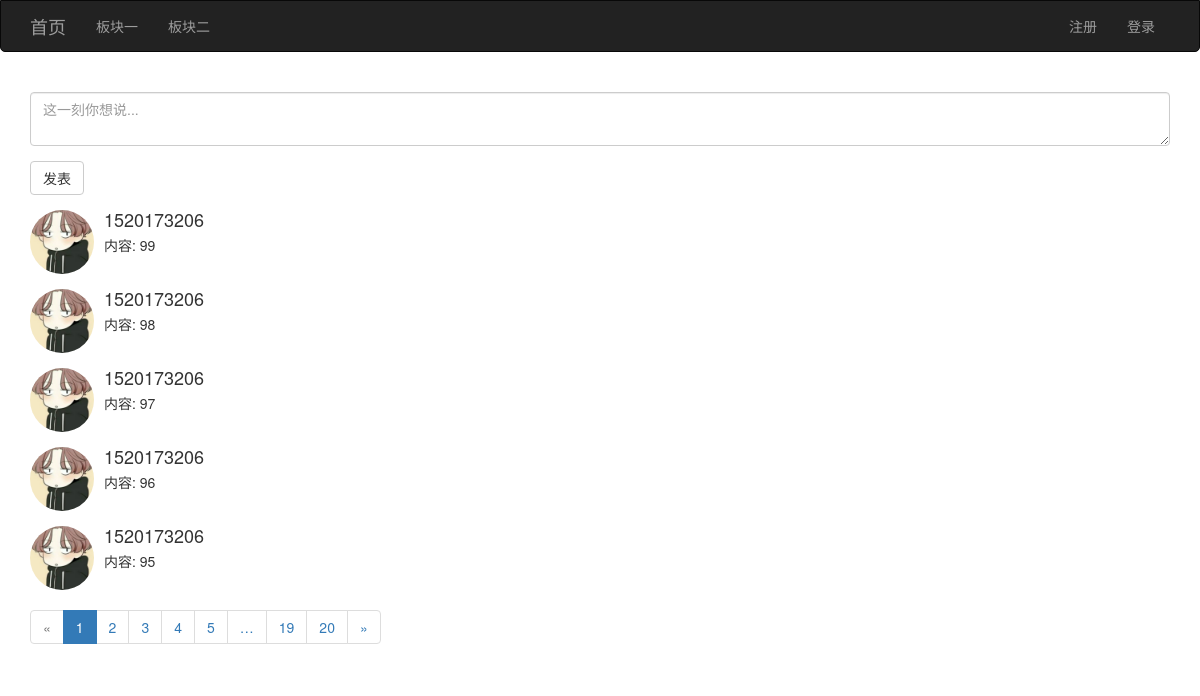
The page / on the database its author committed.
### app/models/posts.py (models this page shows)
class Posts(db.Model):
    __tablename__ = 'posts'
    id = db.Column(db.Integer, primary_key=True)
    rid = db.Column(db.Integer, index=True, default=0)
    content = db.Column(db.Text)
    timestamp = db.Column(db.DateTime, default=datetime.now)
    uid = db.Column(db.Integer, db.ForeignKey('users.id'))

### app/models/users.py (models this page shows, shortened)
class User(UserMixin, db.Model):
    __tablename__ = 'users'
    id = db.Column(db.Integer, primary_key=True)
    username = db.Column(db.String(64), unique=True)
    password_hash = db.Column(db.String(128))
    email = db.Column(db.String(128), unique=True)
    confirmed = db.Column(db.Boolean, default=False)
    icon = db.Column(db.String(64), default='default.jpg')
    posts = db.relationship('Posts', backref='user', lazy='dynamic')
    @property
    def password(self):
        raise AttributeError('密码不可读')

### app/views/main.py (the view, shortened to what this page needs)
@main.route('/', methods=['GET', 'POST'])
def index():
    form = PostsForm()
    page = request.args.get('page', 1, type=int)  # 用户想查看第几页
    pagination = Posts.query.filter_by(rid=0).order_by(Posts.timestamp.desc()).paginate(page, per_page=5, error_out=False)
    posts = pagination.items
    return render_template('main/index.html', form=form, posts=posts, pagination=pagination)

### app/forms/posts.py
class PostsForm(FlaskForm):
    content = TextAreaField('', render_kw={'placeholder': '这一刻你想说...'}, validators=[Length(10, 200, message="字数不符")])
    submit = SubmitField("发表")

### app/templates/main/index.html (shortened to what this page needs)
{% extends 'commons/base.html' %}
{% from 'commons/macro.html' import pagination_show %}
{% block page_content %}
    {{ wtf.quick_form(form) }}
    {% for post in posts %}
        <div class="media">
            <div class="media-left">
                <a href="#">
                    <img class="media-object" style="width: 64px; height: 64px; border-radius: 50%" src="{{ url_for('static', filename='images/' + post.user.icon) }}" alt="...">
                </a>
            </div>
            <div class="media-body">
                <h4 class="media-heading">{{ post.user.username }}</h4>
                {{ post.content }}
            </div>
        </div>
    {% endfor %}
    {{ pagination_show(pagination,'main.index') }}
{% endblock %}

### app/templates/commons/base.html (shortened to what this page needs)
{% extends 'bootstrap/base.html' %}
{% import 'bootstrap/wtf.html' as wtf %}
{% block navbar %}
    <nav class="navbar navbar-inverse" style="border-radius: 0px 0px 5px 5px;">
        <div class="container">
            <div class="navbar-header">
                <a class="navbar-brand" href="{{ url_for('main.index') }}">首页</a>
            </div>
            <div class="collapse navbar-collapse">
                <ul class="nav navbar-nav">
                    <li><a href="#">板块一</a></li>
                    <li><a href="#">板块二</a></li>
                </ul>
                <ul class="nav navbar-nav navbar-right">
                    {% if current_user.is_authenticated %}
                        <li><a href="{{ url_for('user.logout') }}">退出</a></li>
                        <li class="dropdown">
                            <a href="#" class="dropdown-toggle" data-toggle="dropdown" role="button" aria-haspopup="true"
                               aria-expanded="false">你好, {{ current_user.username }} <span class="caret"></span></a>
                            <ul class="dropdown-menu">
                                <li><a href="#">用户信息</a></li>
                                <li><a href="#">修改密码</a></li>
                                <li><a href="#">修改邮箱</a></li>
                                <li><a href="#">修改头像</a></li>
                            </ul>
                        </li>
                        <li>
                            <a href="#">
                                <img style="width: 36px; height: 36px; border-radius: 50%; float: left; margin-top: -8px" src="{{ url_for('static', filename='images/' + current_user.icon) }}" alt="...">
                            </a>
                        </li>
                    {% else %}
                        <li><a href="{{ url_for('user.register') }}">注册</a></li>
                        <li><a href="{{ url_for('user.login') }}">登录</a></li>
                    {% endif %}
                </ul>
            </div>
        </div>
    </nav>
{% endblock %}
{% block content %}
    <div class="container">
        {% block page_content %}
        {% endblock %}
    </div>
{% endblock %}
{% block styles %}
    {{ super() }}
{% endblock %}

### app/templates/commons/macro.html
{% macro pagination_show(pagination,endpoint) %}
    <nav aria-label="Page navigation">
        <ul class="pagination">
            <li {% if not pagination.has_prev %}class="disabled" {% endif %}>
                <a href="{% if pagination.has_prev %}{{ url_for(endpoint,page=pagination.prev_num,**kwargs) }}{% else %}#{% endif %}"
                   aria-label="Previous">
                    <span aria-hidden="true">&laquo</span>
                </a>
            </li>
            {% for p in pagination.iter_pages() %}
                {% if p %}
                    <li {% if pagination.page==p %}class="active"{% endif %}>
                        <a href="{{ url_for(endpoint,page=p,**kwargs) }}">{{ p }}</a>
                    </li>
                {% else %}
                    <li><a href="#">&hellip;</a></li>
                {% endif %}
            {% endfor %}
            <li {% if not pagination.has_next %}class="disabled" {% endif %}>
                <a href="
                        {% if pagination.has_next %}{{ url_for(endpoint,page=pagination.next_num,**kwargs) }}{% else %}#{% endif %}"
                   aria-label="Previous">
                    <span aria-hidden="true">&raquo</span>
                </a>
            </li>
        </ul>
    </nav>
{% endmacro %}

### rows shown on the page
Posts: icon (placeholder picture), user.username "1520173206", content "内容: 99"
Posts: icon (placeholder picture), user.username "1520173206", content "内容: 98"
Posts: icon (placeholder picture), user.username "1520173206", content "内容: 97"
Posts: icon (placeholder picture), user.username "1520173206", content "内容: 96"
Posts: icon (placeholder picture), user.username "1520173206", content "内容: 95"

### other values the page prints
{{ p }} "1" "2" "3" "4" "5" "19" "20"
